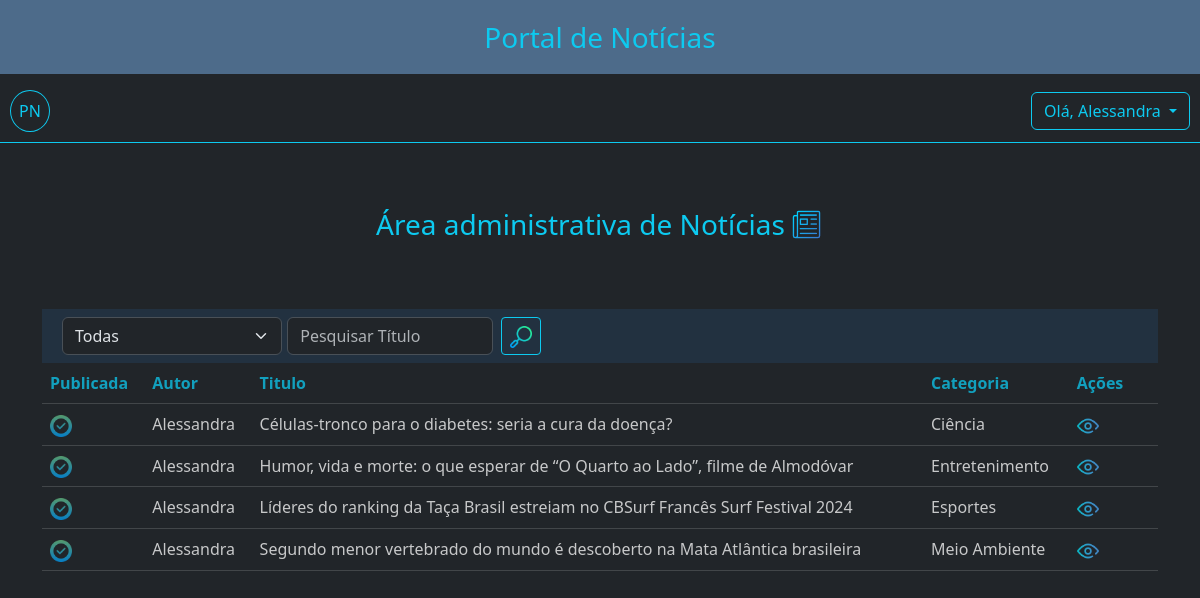
The page /adm/noticias/ (signed in) on the database as committed earlier.
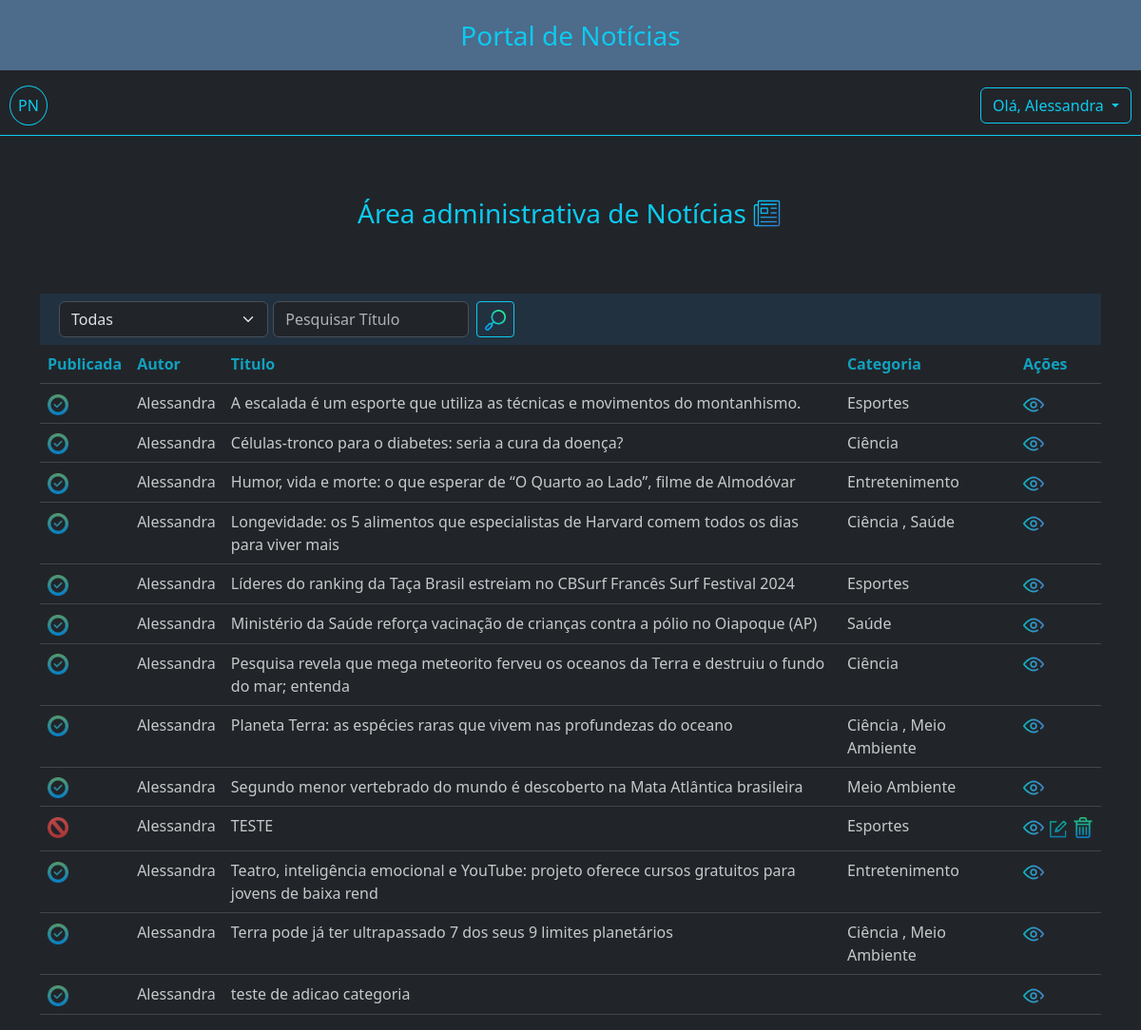
The same page on the database as committed later.
### app_noticias/models.py (models this page shows, shortened)
class Noticia(models.Model):
    titulo = models.CharField('Título', max_length=100, unique=True,  null=True)
    slug = models.SlugField(max_length=100, editable=False, unique=True, null=True)
    subtitulo = models.CharField('Subtítulo', max_length=300, null=True )
    conteudo= models.TextField('Conteúdo', max_length=3000)
    criada_em = models.DateTimeField('Criada em', help_text='dd/mm/yyyy hh:MM', auto_now_add=True)
    atualizada_em = models.DateTimeField('Atualizada', help_text='dd/mm/yyyy hh:MM', auto_now_add=True)
    imagem = models.ImageField(upload_to='', blank=True)
    autor = models.ForeignKey(User, on_delete=models.RESTRICT, editable=False)
    categoria = models.ManyToManyField(Categoria)
    publicada_em = models.DateTimeField('Publicada em', help_text='dd/mm/yyyy hh:MM', null=True, editable=False)
    publicada = models.BooleanField('Publicada', default=False)
    num_visualizacoes = models.IntegerField(default=0, verbose_name='Número de visualizações', editable=False)
    fonte_informacao = models.CharField('Fonte', max_length=400, null=True )
    def _calcular_tempo_da_atualizacao(self) -> str:
        '''
        Calculo do tempo de atualização da notícia:
        '''
        return calcular_tempo_decorrido(self.atualizada_em)
    atualizacao_tempo = property(_calcular_tempo_da_atualizacao)
    def _calcular_tempo_da_publicacao(self) -> str:
        '''
        Calculo do tempo de publicação da notícia:
        '''
        return calcular_tempo_decorrido(self.publicada_em)
    publicacao_tempo = property(_calcular_tempo_da_publicacao)
    def _paragrafos(self) -> list[str]:
        '''
        Transforma o conteúdo da notícia em parágrafos.
        '''
        return self.conteudo.split('\n')
    paragrafos = property(_paragrafos)
    class Meta:
        db_table = 'noticias'
        permissions = [
            ("pode_publicar", "Permissão atribuida à Editores para a publicação da Notícia"),
        ]

class Categoria(models.Model):
    nome = models.CharField('Categoria', max_length=30, unique=True)
    imagem = models.ImageField(upload_to='', blank=True, null=True)
    criado_em = models.DateField(auto_now_add=True)

### app_noticias/views.py (the view, shortened to what this page needs)
# urls.py: path('adm/noticias/', NoticiasView.as_view(), name='noticias'),
class NoticiasView(PermissionRequiredMixin, NoticiasBaseListView):
    permission_required = "app_noticias.view_noticia"
    template_name = 'noticias_table.html'
    def get_queryset(self):
        user = self.request.user
        filtragem = self.get_filtragem()
        if not user.groups.filter(name='Editores').exists():
            filtragem['autor'] = user
        return Noticia.objects.filter(**filtragem).order_by('titulo')

### app_noticias/views.py (called while the page is built)
    def get(self, request, *args, **kwargs):
        categoria_querystring = self.request.GET.get('categoria', 0)
        if categoria_querystring:
            self.categoria_pesquisada = int(categoria_querystring)
        return render(request, self.template_name, {
            'titulo_pesquisado': self.titulo_pesquisado,
            'categoria_pesquisada': self.categoria_pesquisada,
            'categorias': Categoria.objects.all(),
            'noticias': self.get_queryset(),
        })

    def get_filtragem(self):
        filtragem = {}
        if self.titulo_pesquisado:
            filtragem['slug__contains'] = slugify(self.titulo_pesquisado)
        if self.categoria_pesquisada != 0:
            filtragem['categoria'] = int(self.categoria_pesquisada)
        if self.publicada:
            filtragem['publicada'] = self.publicada
        return filtragem

### app_noticias/templates/noticias_table.html (shortened to what this page needs)
{% extends "base.html" %}
{% load static %}
{% load django_bootstrap5 %}
{% block content %}
{% static 'icones/news.png' as news_url %}
<div class="container" style="margin-top: 60px;">
    <div class="d-flex justify-content-center">
        <p class="text-info fs-3 text-center">Área administrativa de Notícias</p>
        <img src="{{ news_url}}" width="35" height="35" class="mt-1 ms-1" />
    </div>
    <div class="table-responsive-sm mt-5">
        <div class="d-flex justify-content-between" style="background-color:#223140;">
            {% include "search.html" %}
            <div class="p-2">
            </div>
        </div>
        <table class="table table-dark table-hover opacity-75">
            <thead class="text-info justify-content-center">
                <tr>
                    <th scope="col" class="text-info">Publicada</th>
                    <th scope="col" class="text-info">Autor</th>
                    <th scope="col" class="text-info">Titulo</th>
                    <th scope="col" class="text-info">Categoria</th>
                    <th scope="col" class="text-info" style="width: 8%;">Ações</th>
                </tr>
            </thead>
            <tbody>
                {% for noticia in noticias %}
                <tr>
                    <td>
                        {% if user.is_authenticated and is_editor %}
                        <div class="form-check form-switch p-0">
                            {% if noticia.publicada %}
                            <a href="{% url 'publicar-noticia' noticia_id=noticia.id publicado=0 %}">
                                <img src="/static/icones/checked.png" width="22" height="22" alt="Publicada" />
                            </a>
                            {% else %}
                            <a href="{% url 'publicar-noticia' noticia_id=noticia.id publicado=1 %}">
                                <img src="/static/icones/cancel.png" width="22" height="22" alt="Não Publicada" />
                            </a>
                            {% endif %}
                        </div>
                        {% else %}
                        {% if noticia.publicada %}
                        <img src="/static/icones/checked.png" width="22" height="22" alt="Publicada" />
                        {% else %}
                        <img src="/static/icones/cancel.png" width="22" height="22" alt="Não Publicada" />
                        {% endif %}
                        {% endif %}
                    </td>
                    <td>{{ noticia.autor.username }}</td>
                    <td>{{ noticia.titulo }}</td>
                    <td>
                        {% for categoria in noticia.categoria.all %}
                        <span>{{ categoria.nome }}</span>
                        {% if not forloop.last %}, {% endif %}
                        {% endfor %}
                    </td>
                    <td>
                        <div class="d-flex justify-content-between" style="max-width: 80px;">
                            <a href="{% url 'noticia-adm-detail' noticia.id %}">
                                <img src="/static/icones/view.png" width="22" height="22" alt="Visualizar" />
                            </a>
                            {% if request.user == noticia.autor and not noticia.publicada %}
                            <a href="{% url 'editar_noticia' noticia.id %}">
                                <img src="/static/icones/edit.png" width="22" height="22" class="m-1" alt="Editar" />
                            </a>
                            <a href="{% url 'excluir_noticia' noticia.id %}">
                                <img src="/static/icones/excluir.png" width="22" height="22" alt="Excluir" />
                            </a>
                            {% endif %}
                        </div>
                    </td>
                </tr>
                {% endfor %}
            </tbody>
        </table>
    </div>
</div>
{% endblock %}

Rows that differ between the two databases and show on the page:
now on this page (row edited): Noticia: publicada True (drawn), autor.username "Alessandra", titulo "A escalada é um esporte que utiliza as técnicas e movimentos do montanhismo.", Categoria (nome "Esportes")
now on this page (row edited): Noticia: publicada True (drawn), autor.username "Alessandra", titulo "Longevidade: os 5 alimentos que especialistas de Harvard comem todos os dias para viver mais", Categoria (nome "Ciência")
now on this page (row unchanged): Categoria: nome "Saúde"
now on this page (row edited): Noticia: publicada True (drawn), autor.username "Alessandra", titulo "Ministério da Saúde reforça vacinação de crianças contra a pólio no Oiapoque (AP)"
now on this page (row edited): Noticia: publicada True (drawn), autor.username "Alessandra", titulo "Pesquisa revela que mega meteorito ferveu os oceanos da Terra e destruiu o fundo do mar; entenda", Categoria (nome "Ciência")
now on this page (row edited): Noticia: publicada True (drawn), autor.username "Alessandra", titulo "Planeta Terra: as espécies raras que vivem nas profundezas do oceano", Categoria (nome "Ciência"), Categoria (nome "Meio Ambiente")
now on this page (row edited): Noticia: publicada False (drawn), autor.username "Alessandra", titulo "TESTE", Categoria (nome "Esportes")
now on this page (row edited): Noticia: publicada True (drawn), autor.username "Alessandra", titulo "Teatro, inteligência emocional e YouTube: projeto oferece cursos gratuitos para jovens de baixa rend", Categoria (nome "Entretenimento")
now on this page (row edited): Noticia: publicada True (drawn), autor.username "Alessandra", titulo "Terra pode já ter ultrapassado 7 dos seus 9 limites planetários", Categoria (nome "Ciência"), Categoria (nome "Meio Ambiente")
now on this page (row edited): Noticia: publicada True (drawn), autor.username "Alessandra", titulo "teste de adicao categoria"
